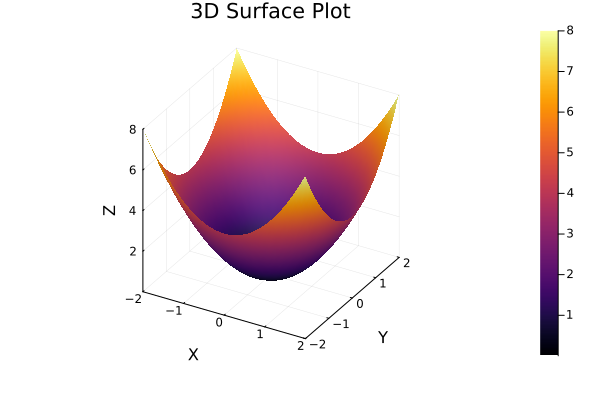

Julia code for this plot:
using Plots

x = y = range(-2, 2, length=50)
z = [(xi^2 + yi^2) for xi in x, yi in y]

surface(x, y, z, xlabel="X", ylabel="Y", zlabel="Z", title="3D Surface Plot")
savefig("06-paraboloid.png")
